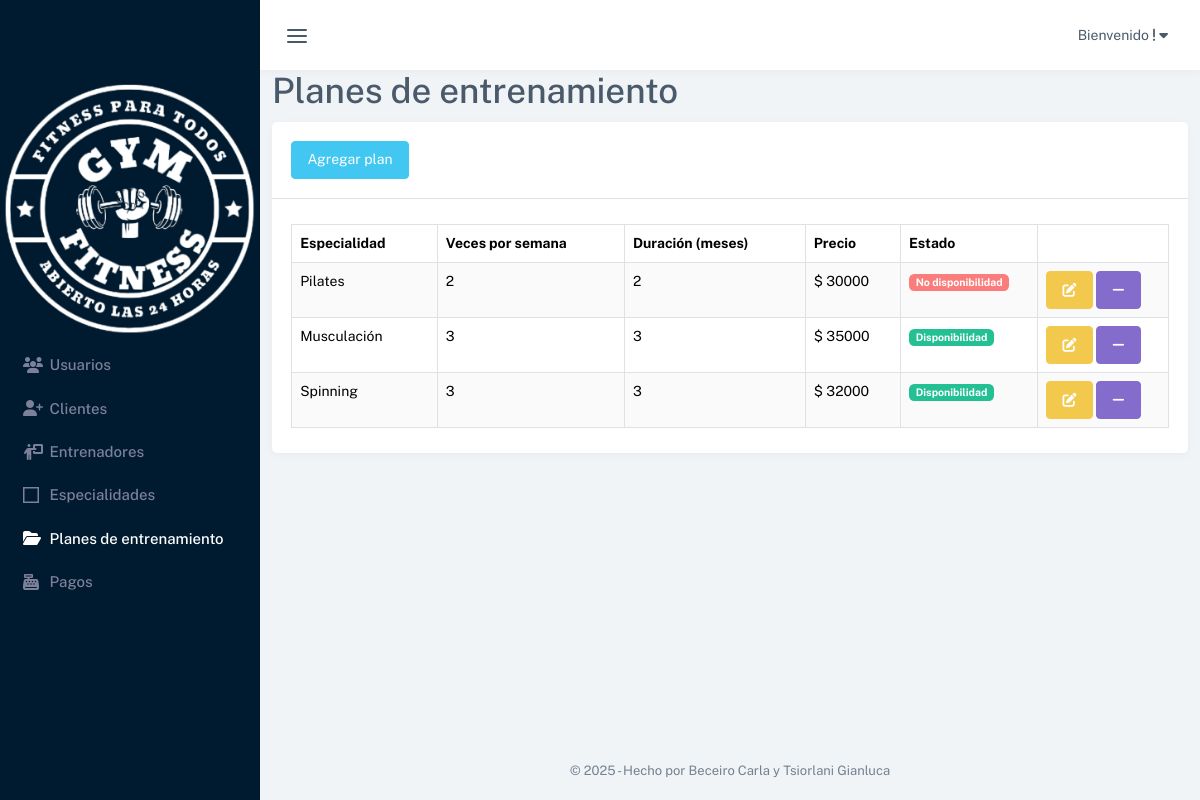
The app's page /planes (signed in) with its own data.
### tables this page shows
CREATE TABLE `planes` (
  `id_plan` int(11) NOT NULL,
  `tipo` tinyint(3) UNSIGNED DEFAULT NULL,
  `duracion` tinyint(1) DEFAULT NULL,
  `estado` tinyint(1) DEFAULT 0,
  `id_especialidad` int(11) NOT NULL,
  `monto_plan` int(5) DEFAULT NULL
);

CREATE TABLE `especialidades` (
  `id_especialidad` int(11) NOT NULL,
  `nombre_especialidad` varchar(20) DEFAULT NULL
);

### controladores/controlador.plantilla.php (called while the page is built, shortened)
<?php
class ControladorPlantilla
{
    public function ctrMostrarPlantilla()
    {
        include 'vistas/plantilla.php';
    }
}

### index.php (called while the page is built, shortened)
<?php
require_once 'controladores/controlador.plantilla.php';
require_once 'controladores/controlador.usuarios.php';
require 'controladores/controlador.planes.php';
require 'modelos/modelo.planes.php';
$plantilla = new ControladorPlantilla();
$plantilla->ctrMostrarPlantilla();

### modelos/conexion.php (called while the page is built, shortened)
<?php
class Conexion
{
	static public function conectar()
	{
		try {
			$link = new PDO(
				"mysql:host=" . self::HOST . ";dbname=" . self::DBNAME,
				self::USER,
				self::PASSWORD
			);
			$link->exec("set names utf8");
			return $link;
		} catch (PDOException $e) {
			die("Error en la conexión a la base de datos: " . $e->getMessage());
		}
	}
}

### modelos/modelo.planes.php (called while the page is built, shortened)
<?php
require_once 'conexion.php';
class ModeloPlanes
{
    static public function mdlMostrarPlanes($item, $valor)
    {
        if ($item != null) {
            try {
                $planes = Conexion::conectar()->prepare("SELECT * FROM planes WHERE $item = :$item");
                $planes->bindParam(":" . $item, $valor, PDO::PARAM_INT);
                $planes->execute();
                return $planes->fetch(PDO::FETCH_ASSOC);
            } catch (Exception $e) {
                return "Error: " . $e->getMessage();
            }
        } else {
            try {
                $planes = Conexion::conectar()->prepare("SELECT * FROM planes as p INNER JOIN especialidades as e ON p.id_especialidad = e.id_especialidad");
                $planes->execute();
                return $planes->fetchAll(PDO::FETCH_ASSOC);
            } catch (Exception $e) {
                return "Error: " . $e->getMessage();
            }
        }
    }
}

### controladores/controlador.planes.php (called while the page is built, shortened)
<?php
class ControladorPlanes
{
    static public function ctrMostrarPlanes($item, $valor)
    {
        $respuesta = ModeloPlanes::mdlMostrarPlanes($item, $valor);
        return $respuesta;
    }
}

### vistas/modulos/planes.php (the view, shortened to what this page needs)
<h1>Planes de entrenamiento</h1>
<div class="row">
    <div class="col-12">
        <div class="card">
            <div class="card-header">
                <a href="agregar_plan" class="btn btn-info">Agregar plan</a>
            </div>
            <div class="card-body">
                <table id="datatable" class="table table-bordered table-striped dt-responsive table-responsive nowrap">
                    <thead>
                        <tr>
                            <th>Especialidad</th>
                            <th>Veces por semana</th>
                            <th>Duración (meses)</th>
                            <th>Precio</th>
                            <th>Estado</th>
                            <th colspan="2"></th>
                        </tr>
                    </thead>
                    <tbody>
                        <?php
                        $planes = ControladorPlanes::ctrMostrarPlanes(null, null);
                        foreach ($planes as $key => $plan) {
                            ?>
                            <tr style="background-color:#000888">
                                <td> <?php echo $plan["nombre_especialidad"] ?></td>
                                <td> <?php echo $plan["tipo"] ?> </td>
                                <td> <?php echo $plan["duracion"] ?></td>
                                <td>$ <?php echo $plan["monto_plan"] ?></td>
                                <td>
                                    <?php if ($plan["estado"] == 1) { ?>
                                        <span class="badge bg-success">Disponibilidad</span>
                                    <?php } else { ?>
                                        <span class="badge bg-danger">No disponibilidad</span>
                                    <?php } ?>
                                </td>
                                <td><a href="index.php?pagina=editar_plan&id_plan=<?php echo $plan["id_plan"] ?>"
                                        class="btn btn-warning"><i class="fas fa-edit"></i></a>
                                    <button class="btn btn-secondary btnEstadoPlan" id_plan=<?php echo $plan["id_plan"]; ?>
                                        estado=<?php echo $plan["estado"]; ?>><i class="fa-solid fa-minus"></i></button>
                                </td>
                            </tr>
                        <?php } ?>
                    </tbody>
                </table>
            </div>
        </div>
    </div>
</div>

### records on screen
planes: id_especialidad.nombre_especialidad "Pilates", tipo "2", duracion "2", monto_plan "30000", estado "No disponibilidad"
planes: id_especialidad.nombre_especialidad "Musculación", tipo "3", duracion "3", monto_plan "35000", estado "Disponibilidad"
planes: id_especialidad.nombre_especialidad "Spinning", tipo "3", duracion "3", monto_plan "32000", estado "Disponibilidad"
